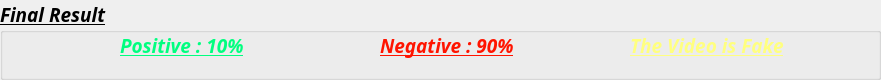
  <widget class="QGroupBox" name="groupBox_3">
   <property name="geometry">
    <rect>
     <x>29</x>
     <y>660</y>
     <width>881</width>
     <height>80</height>
    </rect>
   </property>
   <property name="font">
    <font>
     <family>Arial Black</family>
     <pointsize>14</pointsize>
     <weight>75</weight>
     <italic>true</italic>
     <bold>true</bold>
     <underline>true</underline>
    </font>
   </property>
   <property name="title">
    <string>Final Result</string>
   </property>
   <widget class="QLabel" name="label_39">
    <property name="geometry">
     <rect>
      <x>120</x>
      <y>30</y>
      <width>171</width>
      <height>31</height>
     </rect>
    </property>
    <property name="font">
     <font>
      <pointsize>14</pointsize>
     </font>
    </property>
    <property name="styleSheet">
     <string notr="true"> color:rgb(0, 255, 127);
</string>
    </property>
    <property name="text">
     <string>Positive : 10%</string>
    </property>
    <property name="scaledContents">
     <bool>false</bool>
    </property>
    <property name="alignment">
     <set>Qt::AlignLeading|Qt::AlignLeft|Qt::AlignVCenter</set>
    </property>
   </widget>
   <widget class="QLabel" name="label_40">
    <property name="geometry">
     <rect>
      <x>380</x>
      <y>30</y>
      <width>171</width>
      <height>31</height>
     </rect>
    </property>
    <property name="font">
     <font>
      <pointsize>14</pointsize>
     </font>
    </property>
    <property name="styleSheet">
     <string notr="true"> color:rgb(255, 20, 0);
</string>
    </property>
    <property name="text">
     <string>Negative : 90%</string>
    </property>
    <property name="scaledContents">
     <bool>false</bool>
    </property>
    <property name="alignment">
     <set>Qt::AlignLeading|Qt::AlignLeft|Qt::AlignVCenter</set>
    </property>
   </widget>
   <widget class="QLabel" name="lb66">
    <property name="geometry">
     <rect>
      <x>630</x>
      <y>30</y>
      <width>171</width>
      <height>31</height>
     </rect>
    </property>
    <property name="font">
     <font>
      <pointsize>14</pointsize>
     </font>
    </property>
    <property name="styleSheet">
     <string notr="true"> color:rgb(255, 255, 127);
</string>
    </property>
    <property name="text">
     <string>The Video is Fake</string>
    </property>
    <property name="scaledContents">
     <bool>false</bool>
    </property>
    <property name="alignment">
     <set>Qt::AlignLeading|Qt::AlignLeft|Qt::AlignVCenter</set>
    </property>
   </widget>
  </widget>
